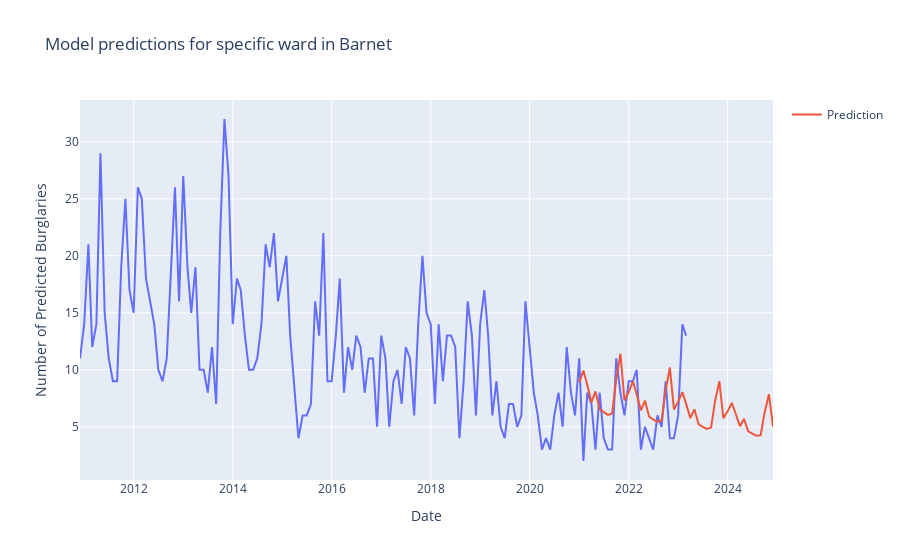

The notebook cell this image was saved under:
### Code cell
holiday = pd.DataFrame([])
for date, name in sorted(holidays.country_holidays('GB', subdiv='England', years=[2012, 2013, 2014, 2015, 2016, 2017, 2018,2019,2020,2021, 2022, 2023, 2024]).items()):
    holiday= pd.concat([holiday, pd.DataFrame({'ds': date, 'holiday': "England-Holidays"}, index=[0])], ignore_index=True)

holiday['ds'] = pd.to_datetime(holiday['ds'], format='%Y-%m-%d', errors='ignore')

ward = 'Brunswick Park'
df_ward = df_per_ward[df_per_ward['Ward']==ward]
df_ward = df_ward[['ds', 'Date', 'year', 'y', 'Population per square kilometre']]
df_ward = pd.merge(dates, df_ward, how="left", on='Date')
df_ward['ds'] = df_ward['Date']
df_ward['y'] = df_ward['y'].fillna(0)
df_ward = df_ward.fillna(df_ward.mean())
df_ward['year'] = pd.DatetimeIndex(df_ward['Date']).year
train_ward = df_ward[df_ward['year']<(training_upto+1)]
test_ward = df_ward[(df_ward['year']>training_upto)] 
#print((df_ward['Population'].isnull().sum()))
#print(df_ward.columns)
best_model = Prophet(seasonality_mode= 'multiplicative', changepoint_prior_scale= 0.01, seasonality_prior_scale= 0.15, holidays_prior_scale= 0.015, holidays= holiday)
best_model.add_regressor('Population per square kilometre')
best_model.fit(train_ward)
future_dates = best_model.make_future_dataframe(periods=forecast_upto, freq='MS')
#print(future_dates)
future_dates = pd.merge(future_dates, df_ward, how="left", on='ds')
forecastward = best_model.predict(future_dates)
#print(ward)
#print(r2_score(test_ward[['y']], forecast['yhat'][-forecast_upto:]))

df_ward_true = df_ward[['ds', 'y']]
df_ward_true = df_ward_true[(df_ward_true != 0).all(1)]


df_ward_pred = forecastward[-forecast_upto:][['ds', 'yhat']]

figward = px.line(df_ward_true, x='ds', y='y', title='Model predictions for specific ward in Barnet')
figward.add_scatter(x=df_ward_pred['ds'], y=df_ward_pred['yhat'], name='Prediction')
figward.update_xaxes(title_text='Date')
figward.update_yaxes(title_text='Number of Predicted Burglaries')

### Figure 1 — Plotly figure (JSON) as saved in the notebook; plotly's stock layout.template omitted (floating-point values rounded to 4 significant figures; data arrays with more than 128 entries replaced by an {"elided": "..."} marker saying what was removed)
{"data": [{"hovertemplate": "ds=%{x}<br>y=%{y}<extra></extra>", "legendgroup": "", "line": {"color": "#636efa", "dash": "solid"}, "marker": {"symbol": "circle"}, "mode": "lines", "name": "", "orientation": "v", "showlegend": false, "type": "scatter", "x": {"elided": "148 str values"}, "xaxis": "x", "y": {"elided": "148 int values"}, "yaxis": "y"}, {"name": "Prediction", "type": "scatter", "x": ["2021-01-01T00:00:00", "2021-02-01T00:00:00", "2021-03-01T00:00:00", "2021-04-01T00:00:00", "2021-05-01T00:00:00", "2021-06-01T00:00:00", "2021-07-01T00:00:00", "2021-08-01T00:00:00", "2021-09-01T00:00:00", "2021-10-01T00:00:00", "2021-11-01T00:00:00", "2021-12-01T00:00:00", "2022-01-01T00:00:00", "2022-02-01T00:00:00", "2022-03-01T00:00:00", "2022-04-01T00:00:00", "2022-05-01T00:00:00", "2022-06-01T00:00:00", "2022-07-01T00:00:00", "2022-08-01T00:00:00", "2022-09-01T00:00:00", "2022-10-01T00:00:00", "2022-11-01T00:00:00", "2022-12-01T00:00:00", "2023-01-01T00:00:00", "2023-02-01T00:00:00", "2023-03-01T00:00:00", "2023-04-01T00:00:00", "2023-05-01T00:00:00", "2023-06-01T00:00:00", "2023-07-01T00:00:00", "2023-08-01T00:00:00", "2023-09-01T00:00:00", "2023-10-01T00:00:00", "2023-11-01T00:00:00", "2023-12-01T00:00:00", "2024-01-01T00:00:00", "2024-02-01T00:00:00", "2024-03-01T00:00:00", "2024-04-01T00:00:00", "2024-05-01T00:00:00", "2024-06-01T00:00:00", "2024-07-01T00:00:00", "2024-08-01T00:00:00", "2024-09-01T00:00:00", "2024-10-01T00:00:00", "2024-11-01T00:00:00", "2024-12-01T00:00:00"], "y": [8.893, 9.935, 8.684, 7.135, 8.101, 6.55, 6.291, 6.05, 6.17, 9.145, 11.4, 7.311, 8.048, 8.987, 7.85, 6.45, 7.306, 5.888, 5.644, 5.428, 5.553, 8.221, 10.2, 6.523, 7.203, 8.037, 7.014, 5.762, 6.531, 5.228, 4.999, 4.808, 4.932, 7.291, 8.994, 5.74, 6.357, 7.085, 6.142, 5.044, 5.693, 4.598, 4.405, 4.217, 4.268, 6.301, 7.857, 5.026]}], "layout": {"legend": {"tracegroupgap": 0}, "title": {"text": "Model predictions for specific ward in Barnet"}, "xaxis": {"anchor": "y", "domain": [0, 1], "title": {"text": "Date"}}, "yaxis": {"anchor": "x", "domain": [0, 1], "title": {"text": "Number of Predicted Burglaries"}}}}
